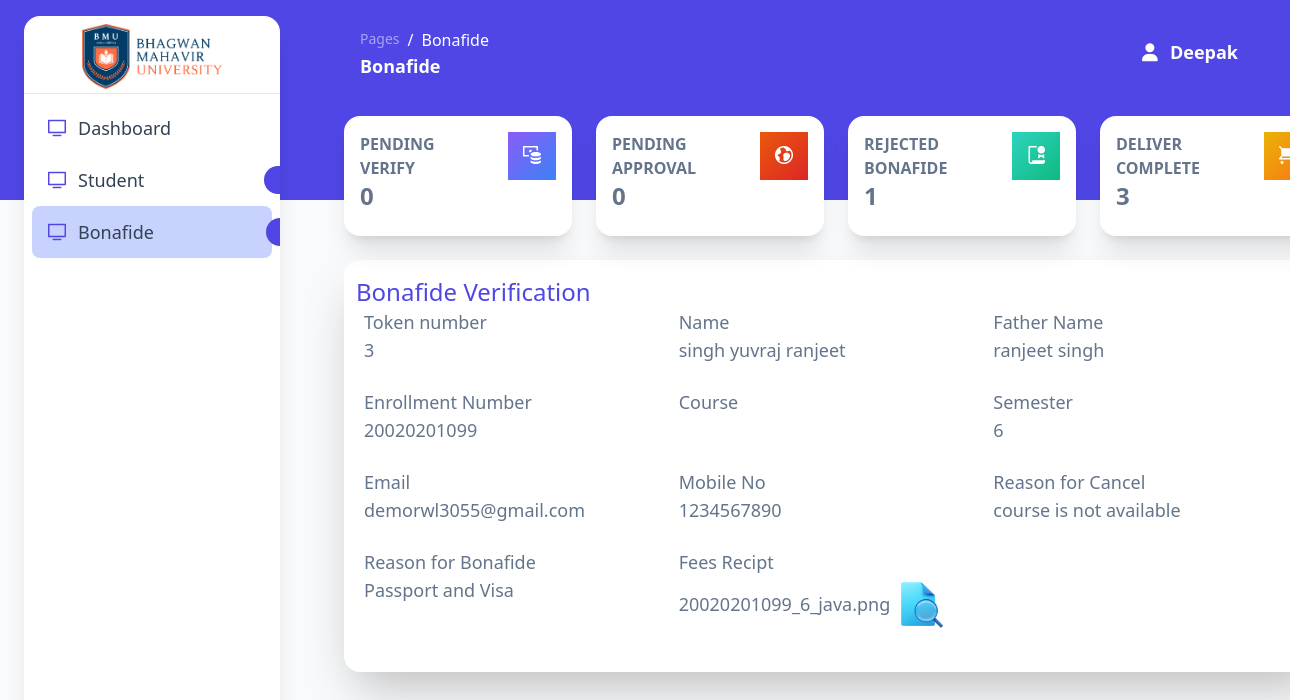
/Admin_side/bonafide_verification?verify_id=3 (signed in), run on an earlier commit of the app's database.
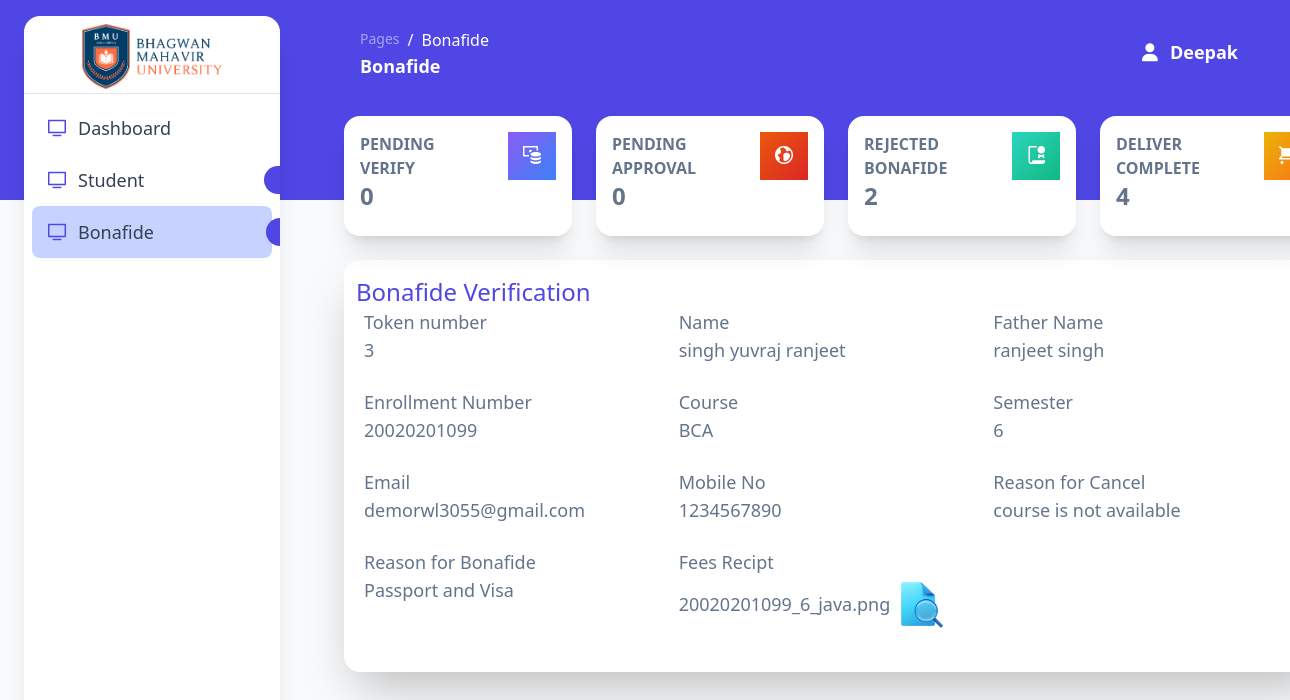
And on a later commit of the database.
### tables this page shows
CREATE TABLE IF NOT EXISTS `bonafide` (
  `id` int NOT NULL AUTO_INCREMENT,
  `enrollment_no` varchar(500) NOT NULL,
  `name` varchar(500) NOT NULL,
  `father_name` varchar(500) NOT NULL,
  `course` varchar(500) NOT NULL,
  `semester` varchar(500) NOT NULL,
  `mobile_no` varchar(500) NOT NULL,
  `email` varchar(500) NOT NULL,
  `purpose` varchar(500) NOT NULL,
  `fee_recipt` varchar(500) NOT NULL,
  `remark` varchar(500) NOT NULL,
  `status` varchar(500) NOT NULL DEFAULT 'In Process',
  `verify_flag` tinyint(1) NOT NULL DEFAULT '0',
  `verify_by` varchar(500) NOT NULL,
  `approve_flag` tinyint(1) NOT NULL DEFAULT '0',
  `approve_by` varchar(500) NOT NULL,
  `delever_flag` tinyint(1) NOT NULL DEFAULT '0',
  `print_flag` tinyint(1) NOT NULL DEFAULT '0',
  `apply_date` date NOT NULL,
  `pickup_date` date NOT NULL,
  PRIMARY KEY (`id`)
);

### Admin_side/private/bonafide_server.php (called while the page is built, shortened)
<?php
class Bonafide
{
    function individual_detail($id)
    {
        $con = connect();
        $query = "SELECT * FROM `bonafide` WHERE `id` = '$id'";
        $result = mysqli_query($con, $query);
        return $result;
    }
    function pending_verify()
    {
        $con = connect();
        $query = "SELECT COUNT(*) FROM `bonafide` WHERE `verify_flag` = '0' AND `remark` = ''";
        $result = mysqli_query($con, $query);
        $data = mysqli_fetch_assoc($result);
        return $data['COUNT(*)'];
    }
    function pending_approval()
    {
        $con = connect();
        $query = "SELECT COUNT(*) FROM `bonafide` WHERE `approve_flag` = '0' AND `verify_flag` = '1' AND `remark` = ''";
        $result = mysqli_query($con, $query);
        $data = mysqli_fetch_assoc($result);
        return $data['COUNT(*)'];
    }
    function reject_bonafide()
    {
        $con = connect();
        $query = "SELECT COUNT(*) FROM `bonafide` WHERE `remark` != ''";
        $result = mysqli_query($con, $query);
        $data = mysqli_fetch_assoc($result);
        return $data['COUNT(*)'];
    }
    function complete_deliver()
    {
        $con = connect();
        $query = "SELECT COUNT(*) FROM `bonafide` WHERE `delever_flag` = '1' AND `remark` = ''";
        $result = mysqli_query($con, $query);
        $data = mysqli_fetch_assoc($result);
        return $data['COUNT(*)'];
    }
}
?>

### Admin_side/public/bonafide_verification.php (the view, shortened to what the changed rows need)
<?php
include('private/bonafide_server.php');
$id = $_GET['verify_id'];
$bonafide = new Bonafide;
$bonafide_details = $bonafide->individual_detail($id);
?>
<!DOCTYPE html>
<html>
<head>
  <link href="private/assets/css/nucleo-icons.css" rel="stylesheet" />
  <link href="private/assets/css/nucleo-svg.css" rel="stylesheet" />
  <link rel="stylesheet" href="input.css">
  <script src="https://cdn.tailwindcss.com"></script>
</head>
<body class="m-0 font-sans text-base antialiased font-normal leading-default bg-gray-50 text-slate-500 overflow-hidden">
  <main class="relative h-full max-h-screen transition-all duration-200 ease-in-out xl:ml-68 rounded-xl">
    <div class="w-4/5 px-6 py-8 ml-80">
      <?php
      if ($_SESSION['type'] == "Head") {
      ?>
        <div class="flex flex-wrap -mx-3 mb-6">
          <div class="w-full max-w-full px-3 mb-6 sm:w-1/2 sm:flex-none xl:mb-0 xl:w-1/4 cursor-pointer" onclick="pending_verify_2()">
            <div class="relative flex flex-col min-w-0 break-words bg-white shadow-xl rounded-2xl bg-clip-border">
              <div class="flex-auto p-4">
                <div class="flex flex-row -mx-3">
                  <div class="flex-none w-2/3 max-w-full px-3">
                    <div>
                      <p class="mb-0 font-sans text-md font-semibold leading-normal uppercase">Pending Verify</p>
                      <h5 class="mb-2 font-bold text-2xl">
                        <?php echo $bonafide->pending_verify(); ?>
                      </h5>
                    </div>
                  </div>
                  <div class="px-3 text-right basis-1/3">
                    <div class="inline-block w-12 h-12 text-center rounded-circle bg-gradient-to-tl from-blue-500 to-violet-500">
                      <i class="ni leading-none ni-money-coins text-lg relative top-3.5 text-white"></i>
                    </div>
                  </div>
                </div>
              </div>
            </div>
          </div>
          <div class="w-full max-w-full px-3 mb-6 sm:w-1/2 sm:flex-none xl:mb-0 xl:w-1/4 cursor-pointer" onclick="pending_approval()">
            <div class="relative flex flex-col min-w-0 break-words bg-white shadow-xl rounded-2xl bg-clip-border">
              <div class="flex-auto p-4">
                <div class="flex flex-row -mx-3">
                  <div class="flex-none w-2/3 max-w-full px-3">
                    <div>
                      <p class="mb-0 font-sans text-md font-semibold leading-normal uppercase">Pending Approval</p>
                      <h5 class="mb-2 font-bold text-2xl">
                        <?php echo $bonafide->pending_approval(); ?>
                      </h5>
                    </div>
                  </div>
                  <div class="px-3 text-right basis-1/3">
                    <div class="inline-block w-12 h-12 text-center rounded-circle bg-gradient-to-tl from-red-600 to-orange-600">
                      <i class="ni leading-none ni-world text-lg relative top-3.5 text-white"></i>
                    </div>
                  </div>
                </div>
              </div>
            </div>
          </div>
          <div class="w-full max-w-full px-3 mb-6 sm:w-1/2 sm:flex-none xl:mb-0 xl:w-1/4 cursor-pointer" onclick="reject_bonafide()">
            <div class="relative flex flex-col min-w-0 break-words bg-white shadow-xl rounded-2xl bg-clip-border">
              <div class="flex-auto p-4">
                <div class="flex flex-row -mx-3">
                  <div class="flex-none w-2/3 max-w-full px-3">
                    <div>
                      <p class="mb-0 font-sans text-md font-semibold leading-normal uppercase">Rejected Bonafide</p>
                      <h5 class="mb-2 font-bold text-2xl">
                        <?php echo $bonafide->reject_bonafide(); ?>
                      </h5>
                    </div>
                  </div>
                  <div class="px-3 text-right basis-1/3">
                    <div class="inline-block w-12 h-12 text-center rounded-circle bg-gradient-to-tl from-emerald-500 to-teal-400">
                      <i class="ni leading-none ni-paper-diploma text-lg relative top-3.5 text-white"></i>
                    </div>
                  </div>
                </div>
              </div>
            </div>
          </div>
          <div class="w-full max-w-full px-3 sm:w-1/2 sm:flex-none xl:w-1/4 cursor-pointer" onclick="complete_delivery()">
            <div class="relative flex flex-col min-w-0 break-words bg-white shadow-xl rounded-2xl bg-clip-border">
              <div class="flex-auto p-4">
                <div class="flex flex-row -mx-3">
                  <div class="flex-none w-2/3 max-w-full px-3">
                    <div>
                      <p class="mb-0 font-sans text-md font-semibold leading-normal uppercase">Deliver Complete</p>
                      <h5 class="mb-2 font-bold text-2xl">
                        <?php echo $bonafide->complete_deliver(); ?>
                      </h5>
                    </div>
                  </div>
                  <div class="px-3 text-right basis-1/3">
                    <div class="inline-block w-12 h-12 text-center rounded-circle bg-gradient-to-tl from-orange-500 to-yellow-500">
                      <i class="ni leading-none ni-cart text-lg relative top-3.5 text-white"></i>
                    </div>
                  </div>
                </div>
              </div>
            </div>
          </div>
        </div>
      <?php
      }
      ?>
      <div class="w-full bg-white shadow-2xl rounded-2xl mt-0 py-4">
        <div class="flex flex-col justify-start">
          <h1 class="text-2xl font-medium text-indigo-600 pl-3">Bonafide Verification</h1>
        </div>
        <div class="flex flex-col justify-start px-5">
          <?php
          while ($row = mysqli_fetch_assoc($bonafide_details)) {
          ?>
            <div class="grid grid-cols-3">
              <div class="col-span-1">
                <h1 class="text-lg font-medium">Token number</h1>
                <p class="text-lg">
                  <?php echo $row['id']; ?>
                </p>
              </div>
              <div class="col-span-1">
                <h1 class="text-lg font-medium">Name</h1>
                <p class="text-lg">
                  <?php echo $row['name']; ?>
                </p>
              </div>
              <div class="col-span-1">
                <h1 class="text-lg font-medium">Father Name</h1>
                <p class="text-lg">
                  <?php echo $row['father_name']; ?>
                </p>
              </div>
            </div>
            <div class="grid grid-cols-3 mt-6">
              <div class="col-span-1">
                <h1 class="text-lg font-medium">Enrollment Number</h1>
                <p class="text-lg">
                  <?php echo $row['enrollment_no']; ?>
                </p>
              </div>
              <div class="col-span-1">
                <h1 class="text-lg font-medium">Course</h1>
                <p class="text-lg">
                  <?php echo $row['course']; ?>
                </p>
              </div>
              <div class="col-span-1">
                <h1 class="text-lg font-medium">Semester</h1>
                <p class="text-lg">
                  <?php echo $row['semester']; ?>
                </p>
              </div>
            </div>
            <div class="grid grid-cols-3 mt-6">
              <div class="col-span-1">
                <h1 class="text-lg font-medium">Email</h1>
                <p class="text-lg">
                  <?php echo $row['email']; ?>
                </p>
              </div>
              <div class="col-span-1">
                <h1 class="text-lg font-medium">Mobile No</h1>
                <p class="text-lg">
                  <?php echo $row['mobile_no']; ?>
                </p>
              </div>
              <?php if ($_SESSION['type'] == "Head" && $row['delever_flag'] == 1 || $_SESSION['type'] == "Clerk" && $row['delever_flag'] == 1) { ?>
                <div class="col-span-1">
                  <h1 class="text-lg font-medium">Pickup Date</h1>
                  <p class="text-lg">
                    <?php echo $row['pickup_date']; ?>
                  </p>
                </div>
              <?php } else if (($_SESSION['type'] == "Head" || $_SESSION['type'] == "Clerk") && $row['remark'] != "") { ?>
                <div class="col-span-1">
                  <h1 class="text-lg font-medium">Reason for Cancel</h1>
                  <p class="text-lg">
                    <?php echo $row['remark']; ?>
                  </p>
                </div>
              <?php } ?>
            </div>
            <div class="grid grid-cols-3 mt-6">
              <div class="col-span-1">
                <h1 class="text-lg font-medium">Reason for Bonafide</h1>
                <p class="text-lg">
                  <?php echo $row['purpose']; ?>
                </p>
              </div>
              <div class="col-span-1">
                <h1 class="text-lg font-medium">Fees Recipt</h1>
                <p class="text-lg flex items-center">
                  <?php echo $row['fee_recipt']; ?>
                <a href="private/Fees_recipt/<?php echo $row['fee_recipt']; ?>" target="_blank">
                <abbr title="View"><img src="private/Images/icons8-view-94.png" alt="" class="w-14"></abbr>
                </a>
                </p>
              </div>
            </div>
                </div>
              <?php
            }
              ?>
            </div>
        </div>
  </main>
</body>
</html>

What changed in the data, as far as the page shows it:
changed bonafide "singh yuvraj ranjeet": course (not shown) → "BCA"
Also different on the page:
$bonafide->reject_bonafide(): "1" → "2"
$bonafide->complete_deliver(): "3" → "4"
